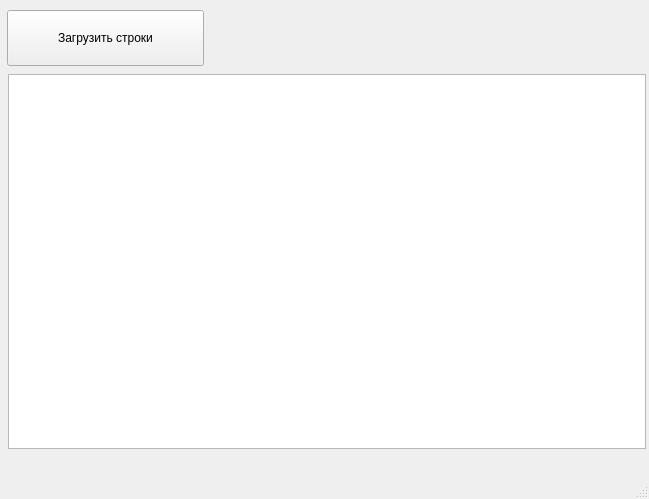
<?xml version="1.0" encoding="UTF-8"?>
<ui version="4.0">
 <class>MainWindow</class>
 <widget class="QMainWindow" name="MainWindow">
  <property name="geometry">
   <rect>
    <x>0</x>
    <y>0</y>
    <width>649</width>
    <height>499</height>
   </rect>
  </property>
  <property name="windowTitle">
   <string>MainWindow</string>
  </property>
  <property name="styleSheet">
   <string notr="true">font: 11pt &quot;MS Shell Dlg 2&quot;;</string>
  </property>
  <widget class="QWidget" name="centralwidget">
   <widget class="QPushButton" name="get">
    <property name="geometry">
     <rect>
      <x>7</x>
      <y>10</y>
      <width>197</width>
      <height>56</height>
     </rect>
    </property>
    <property name="text">
     <string>Загрузить строки</string>
    </property>
   </widget>
   <widget class="QTextEdit" name="result">
    <property name="geometry">
     <rect>
      <x>8</x>
      <y>74</y>
      <width>638</width>
      <height>375</height>
     </rect>
    </property>
    <property name="readOnly">
     <bool>true</bool>
    </property>
    <property name="html">
     <string>&lt;!DOCTYPE HTML PUBLIC &quot;-//W3C//DTD HTML 4.0//EN&quot; &quot;http://www.w3.org/TR/REC-html40/strict.dtd&quot;&gt;
&lt;html&gt;&lt;head&gt;&lt;meta name=&quot;qrichtext&quot; content=&quot;1&quot; /&gt;&lt;style type=&quot;text/css&quot;&gt;
p, li { white-space: pre-wrap; }
&lt;/style&gt;&lt;/head&gt;&lt;body style=&quot; font-family:'MS Shell Dlg 2'; font-size:11pt; font-weight:400; font-style:normal;&quot;&gt;
&lt;p style=&quot;-qt-paragraph-type:empty; margin-top:0px; margin-bottom:0px; margin-left:0px; margin-right:0px; -qt-block-indent:0; text-indent:0px; font-size:8pt;&quot;&gt;&lt;br /&gt;&lt;/p&gt;&lt;/body&gt;&lt;/html&gt;</string>
    </property>
   </widget>
  </widget>
  <widget class="QMenuBar" name="menubar">
   <property name="geometry">
    <rect>
     <x>0</x>
     <y>0</y>
     <width>649</width>
     <height>25</height>
    </rect>
   </property>
  </widget>
  <widget class="QStatusBar" name="statusbar"/>
 </widget>
 <resources/>
 <connections/>
</ui>
